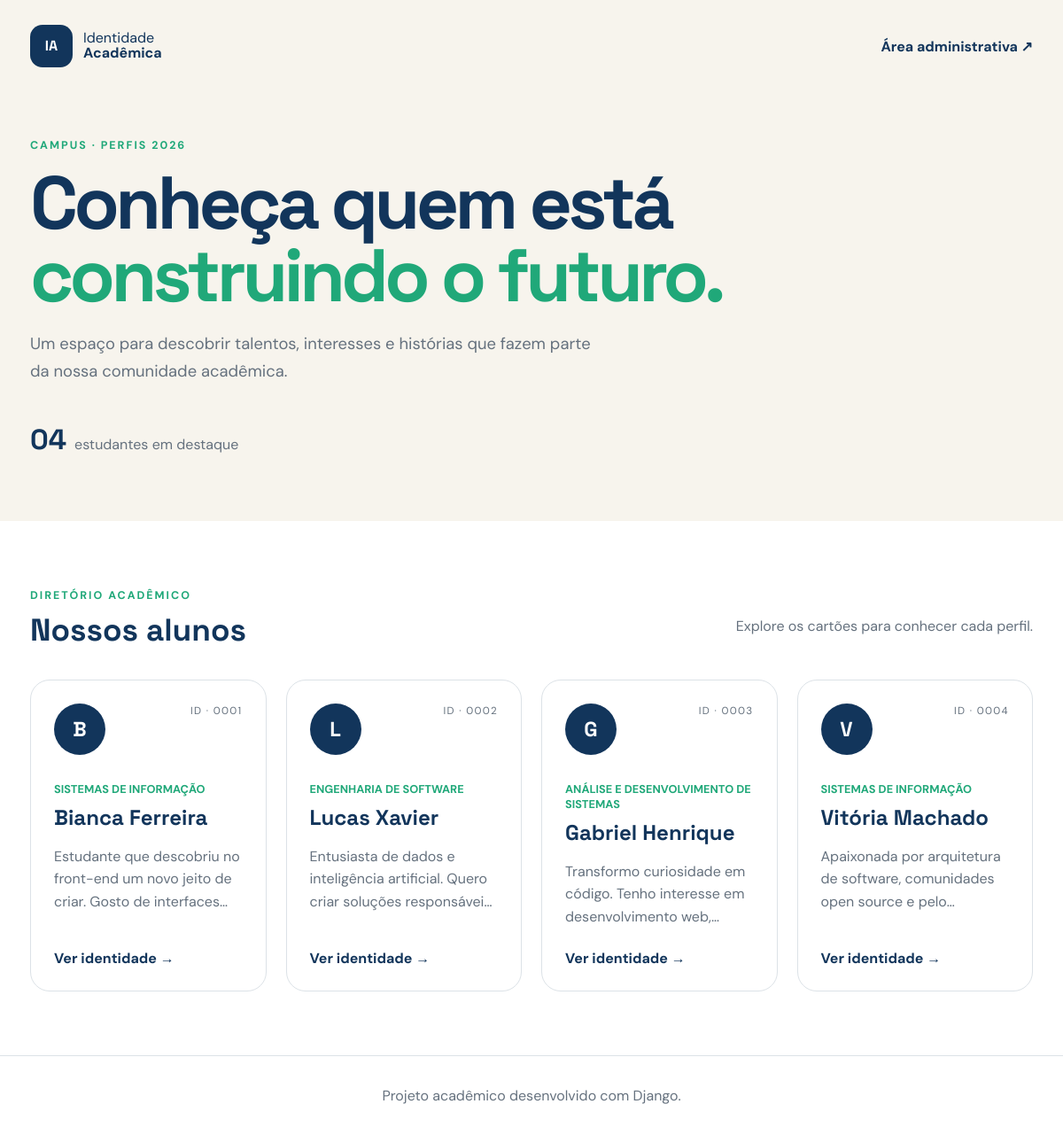
/aluno/, run on the app's committed database.
### aluno/models.py (models this page shows, shortened)
class Aluno(models.Model):
    nome = models.CharField(max_length=100)
    curso = models.CharField(max_length=100)
    bio = models.TextField(blank=True)
    criado_em = models.DateTimeField(default=timezone.now, editable=False)

### aluno/views.py (the view)
# urls.py: path('', views.lista, name='lista'),
def lista(request):
    alunos = Aluno.objects.all()
    return render(request, 'lista.html', {'alunos': alunos})

### aluno/templates/lista.html (shortened to what this page needs)
{% extends 'base.html' %}
{% block content %}
<section class="hero">
    <p class="etiqueta">CAMPUS · PERFIS 2026</p>
    <h1>Conheça quem está<br><em>construindo o futuro.</em></h1>
    <p class="introducao">Um espaço para descobrir talentos, interesses e histórias que fazem parte da nossa comunidade acadêmica.</p>
    <div class="resumo"><strong>{{ alunos|length|stringformat:'02d' }}</strong> estudante{{ alunos|length|pluralize }} em destaque</div>
</section>
<section class="conteudo" aria-labelledby="titulo-alunos">
    <div class="secao-titulo">
        <div><span>Diretório acadêmico</span><h2 id="titulo-alunos">Nossos alunos</h2></div>
        <p>Explore os cartões para conhecer cada perfil.</p>
    </div>
    {% if alunos %}
    <div class="grade-cartoes">
        {% for aluno in alunos %}
        <article class="cartao">
            <div class="cartao-topo">
                <span class="avatar" aria-hidden="true">{{ aluno.nome|first|upper }}</span>
                <span class="numero">ID · {{ aluno.pk|stringformat:'04d' }}</span>
            </div>
            <p class="curso">{{ aluno.curso }}</p>
            <h3>{{ aluno.nome }}</h3>
            <p class="bio">{{ aluno.bio }}</p>
            <a href="{% url 'alunos:detalhe' aluno.pk %}">Ver identidade <span aria-hidden="true">→</span></a>
        </article>
        {% endfor %}
    </div>
    {% endif %}
</section>
{% endblock %}

### aluno/templates/base.html (shortened to what this page needs)
{% load static %}
<!doctype html>
<html lang="pt-BR">
<head>
    <link rel="stylesheet" href="{% static 'alunos/css/style.css' %}">
</head>
<body>
    <header class="cabecalho">
        <a class="marca" href="{% url 'alunos:lista' %}" aria-label="Página inicial">
            <span class="marca-icone" aria-hidden="true">IA</span>
            <span>Identidade<br><strong>Acadêmica</strong></span>
        </a>
        <a class="admin-link" href="{% url 'admin:index' %}">Área administrativa <span>↗</span></a>
    </header>
    <main>{% block content %}{% endblock %}</main>
    <footer>Projeto acadêmico desenvolvido com Django.</footer>
</body>
</html>

### aluno/static/alunos/css/style.css (style rules this page uses)
:root { --azul: #12355b; --azul-claro: #e8f0f7; --verde: #20a879; --creme: #f7f4ed; --branco: #ffffff; --texto: #17212b; --texto-suave: #65717e; --borda: #dce2e7; --sombra: 0 18px 45px rgb(18 53 91 / 10%); }
* { box-sizing: border-box; }
html { scroll-behavior: smooth; }
body { min-height: 100vh; margin: 0; color: var(--texto); background: var(--creme); font-family: "DM Sans", sans-serif; }
a { color: inherit; }
.cabecalho { display: flex; align-items: center; justify-content: space-between; max-width: 1180px; margin: 0 auto; padding: 28px 24px; }
.marca { display: flex; align-items: center; gap: 12px; color: var(--azul); line-height: 1.05; text-decoration: none; }
.marca-icone { display: grid; width: 48px; height: 48px; place-items: center; color: var(--branco); background: var(--azul); border-radius: 14px; font-family: "Space Grotesk", sans-serif; font-weight: 700; }
.admin-link, .cartao > a, .vazio a { color: var(--azul); font-weight: 700; text-decoration: none; }
.hero { max-width: 1180px; margin: 52px auto 72px; padding: 0 24px; }
.etiqueta, .secao-titulo span, .bio-titulo { color: var(--verde); font-size: .78rem; font-weight: 700; letter-spacing: .16em; text-transform: uppercase; }
.hero h1, .identidade-conteudo h1 { max-width: 850px; margin: 16px 0 20px; color: var(--azul); font-family: "Space Grotesk", sans-serif; font-size: clamp(2.7rem, 7vw, 5.8rem); line-height: .98; letter-spacing: -.055em; }
.hero h1 em { color: var(--verde); font-style: normal; }
.introducao { max-width: 650px; color: var(--texto-suave); font-size: 1.15rem; line-height: 1.7; }
.resumo { display: inline-flex; align-items: baseline; gap: 9px; margin-top: 22px; color: var(--texto-suave); }
.resumo strong { color: var(--azul); font-family: "Space Grotesk", sans-serif; font-size: 2rem; }
.conteudo { padding: 72px max(24px, calc((100vw - 1132px) / 2)); background: var(--branco); }
.secao-titulo { display: flex; align-items: end; justify-content: space-between; gap: 24px; margin-bottom: 34px; }
.secao-titulo h2 { margin: 7px 0 0; color: var(--azul); font-family: "Space Grotesk", sans-serif; font-size: 2.2rem; }
.secao-titulo p, .bio { color: var(--texto-suave); }
.grade-cartoes { display: grid; grid-template-columns: repeat(auto-fit, minmax(250px, 1fr)); gap: 22px; }
.cartao { display: flex; min-height: 330px; padding: 26px; flex-direction: column; background: var(--branco); border: 1px solid var(--borda); border-radius: 22px; transition: transform .2s ease, box-shadow .2s ease; }
.cartao-topo { display: flex; align-items: start; justify-content: space-between; }
.avatar { display: grid; width: 58px; height: 58px; place-items: center; color: var(--branco); background: var(--azul); border-radius: 50%; font-family: "Space Grotesk", sans-serif; font-size: 1.45rem; font-weight: 700; }
.numero { color: var(--texto-suave); font-size: .73rem; letter-spacing: .11em; }
.curso { margin: 30px 0 8px; color: var(--verde); font-size: .8rem; font-weight: 700; text-transform: uppercase; }
.cartao h3 { margin: 0; color: var(--azul); font-family: "Space Grotesk", sans-serif; font-size: 1.5rem; }
.bio { display: -webkit-box; overflow: hidden; margin-bottom: 24px; line-height: 1.6; -webkit-box-orient: vertical; -webkit-line-clamp: 3; }
.cartao > a { margin-top: auto; }
footer { padding: 34px 24px; color: var(--texto-suave); text-align: center; background: var(--branco); border-top: 1px solid var(--borda); }

### data on the page
Aluno: nome|first "B", pk "0001", curso "SISTEMAS DE INFORMAÇÃO", nome "Bianca Ferreira", bio "Estudante que descobriu no front-end um novo jeito de criar. Gosto de…"
Aluno: nome|first "L", pk "0002", curso "ENGENHARIA DE SOFTWARE", nome "Lucas Xavier", bio "Entusiasta de dados e inteligência artificial. Quero criar soluções…"
Aluno: nome|first "G", pk "0003", curso "ANÁLISE E DESENVOLVIMENTO DE SISTEMAS", nome "Gabriel Henrique", bio "Transformo curiosidade em código. Tenho interesse em desenvolvimento…"
Aluno: nome|first "V", pk "0004", curso "SISTEMAS DE INFORMAÇÃO", nome "Vitória Machado", bio "Apaixonada por arquitetura de software, comunidades open source e…"

### other printed values
{{ alunos|length|stringformat:'02d' }} "04"
